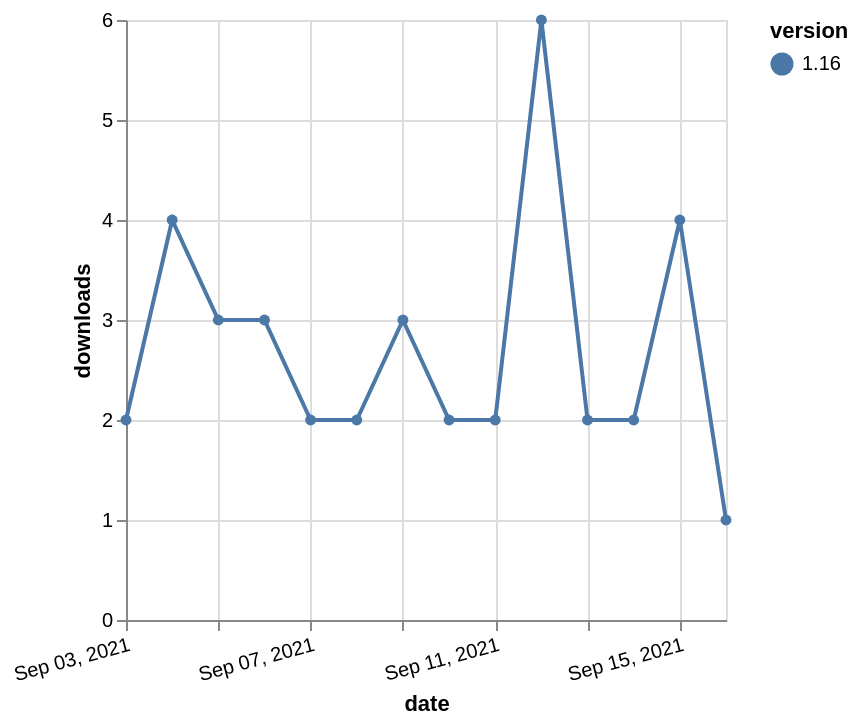

Express this chart as Vega-Lite.
### Vega-Lite specification from a JSON file in a GitHub repository (floating-point values rounded to 4 significant figures)
{"$schema": "https://vega.github.io/schema/vega-lite/v5.json", "description": "A simple bar chart with embedded data.", "data": {"values": [{"date": "2021-09-03", "total": 5709, "delta": 2, "version": "1.16"}, {"date": "2021-09-04", "total": 5713, "delta": 4, "version": "1.16"}, {"date": "2021-09-05", "total": 5716, "delta": 3, "version": "1.16"}, {"date": "2021-09-06", "total": 5719, "delta": 3, "version": "1.16"}, {"date": "2021-09-07", "total": 5721, "delta": 2, "version": "1.16"}, {"date": "2021-09-08", "total": 5723, "delta": 2, "version": "1.16"}, {"date": "2021-09-09", "total": 5726, "delta": 3, "version": "1.16"}, {"date": "2021-09-10", "total": 5728, "delta": 2, "version": "1.16"}, {"date": "2021-09-11", "total": 5730, "delta": 2, "version": "1.16"}, {"date": "2021-09-12", "total": 5736, "delta": 6, "version": "1.16"}, {"date": "2021-09-13", "total": 5738, "delta": 2, "version": "1.16"}, {"date": "2021-09-14", "total": 5740, "delta": 2, "version": "1.16"}, {"date": "2021-09-15", "total": 5744, "delta": 4, "version": "1.16"}, {"date": "2021-09-16", "total": 5745, "delta": 1, "version": "1.16"}]}, "width": "container", "mark": {"type": "line", "point": {"filled": true}}, "encoding": {"x": {"field": "date", "type": "temporal", "timeUnit": "yearmonthdate", "title": "date", "axis": {"labelAngle": -15}}, "y": {"field": "delta", "type": "quantitative", "title": "downloads"}, "color": {"field": "version", "type": "nominal"}, "tooltip": {"field": "delta"}}}
